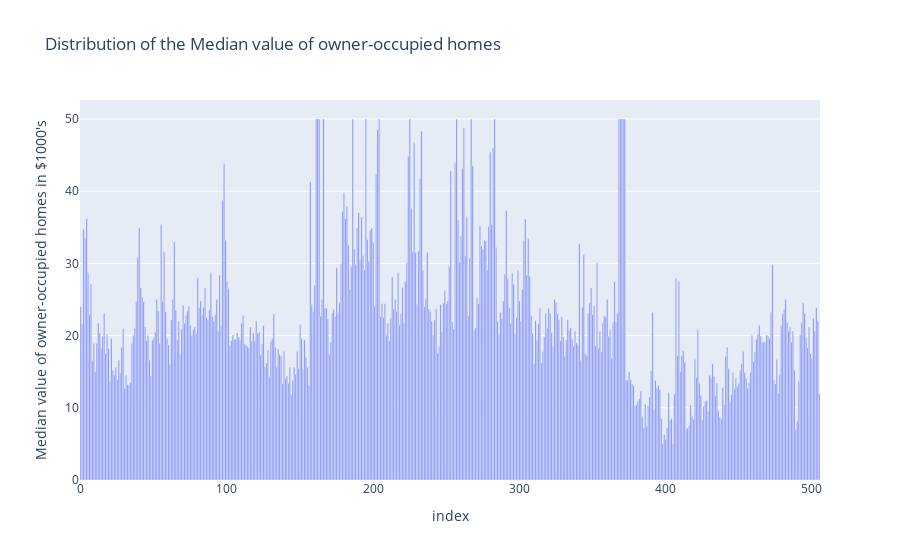

Here is the notebook cell this chart was saved with:
### Code cell
#Plotting the distribution of the target variable, MEDV

fig = px.bar(Boston_Housing_Data, y="MEDV", title="Distribution of the Median value of owner-occupied homes", labels={"MEDV":"Median value of owner-occupied homes in $1000's"})            
fig

### Figure 1 — Plotly figure (JSON) as saved in the notebook; plotly's stock layout.template omitted (floating-point values rounded to 4 significant figures; data arrays with more than 128 entries replaced by an {"elided": "..."} marker saying what was removed)
{"data": [{"alignmentgroup": "True", "hovertemplate": "index=%{x}<br>Median value of owner-occupied homes in $1000's=%{y}<extra></extra>", "legendgroup": "", "marker": {"color": "#636efa", "pattern": {"shape": ""}}, "name": "", "offsetgroup": "", "orientation": "v", "showlegend": false, "textposition": "auto", "type": "bar", "x": {"elided": "506 int values"}, "xaxis": "x", "y": {"elided": "506 float values"}, "yaxis": "y"}], "layout": {"barmode": "relative", "legend": {"tracegroupgap": 0}, "title": {"text": "Distribution of the Median value of owner-occupied homes"}, "xaxis": {"anchor": "y", "domain": [0, 1], "title": {"text": "index"}}, "yaxis": {"anchor": "x", "domain": [0, 1], "title": {"text": "Median value of owner-occupied homes in $1000's"}}}}
